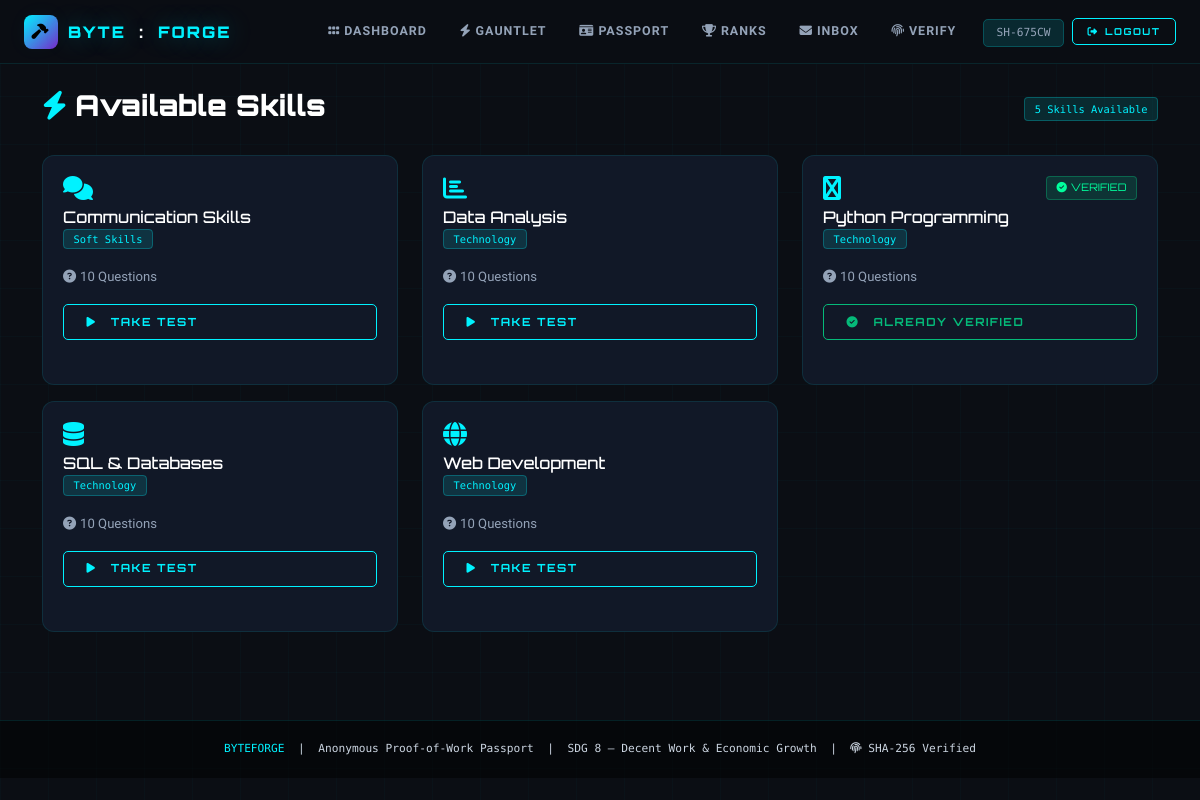
Page /worker/skills (signed in) on the committed database.
### models.py (models this page shows, shortened)
class User(UserMixin, db.Model):
    __tablename__ = 'users'
    id = db.Column(db.Integer, primary_key=True)
    name = db.Column(db.String(120), nullable=False)
    email = db.Column(db.String(120), unique=True, nullable=False, index=True)
    password_hash = db.Column(db.String(256), nullable=False)
    role = db.Column(db.String(20), nullable=False, default='worker', index=True)
    anonymous_id = db.Column(db.String(20), unique=True, nullable=True, index=True)
    shadow_score = db.Column(db.Float, default=0.0)
    trust_score = db.Column(db.Float, default=0.0)
    bio = db.Column(db.Text, nullable=True)
    location = db.Column(db.String(120), nullable=True)
    created_at = db.Column(db.DateTime, default=datetime.utcnow, index=True)
    verified_skills = db.relationship('VerifiedSkill', backref='worker', lazy=True, cascade='all, delete-orphan')
    shortlisted_by = db.relationship('Shortlist', foreign_keys='Shortlist.worker_id', backref='worker', lazy=True, cascade='all, delete-orphan')
    shortlisted = db.relationship('Shortlist', foreign_keys='Shortlist.employer_id', backref='employer', lazy=True, cascade='all, delete-orphan')
    sent_messages = db.relationship('Message', foreign_keys='Message.sender_id', backref='sender', lazy=True)
    received_messages = db.relationship('Message', foreign_keys='Message.receiver_id', backref='receiver', lazy=True)

class Skill(db.Model):
    __tablename__ = 'skills'
    id = db.Column(db.Integer, primary_key=True)
    name = db.Column(db.String(120), nullable=False, unique=True)
    category = db.Column(db.String(80), nullable=False, index=True)
    icon = db.Column(db.String(40), nullable=True, default='fa-code')
    questions = db.relationship('Question', backref='skill', lazy=True, cascade='all, delete-orphan')
    verified_skills = db.relationship('VerifiedSkill', backref='skill', lazy=True)

### routes/worker.py (the view)
@worker_bp.route('/skills')
@login_required
@worker_required
def skill_selection():
    all_skills = Skill.query.order_by(Skill.category, Skill.name).all()
    taken_ids = {vs.skill_id for vs in VerifiedSkill.query.filter_by(user_id=current_user.id).all()}
    q_counts = {s.id: Question.query.filter_by(skill_id=s.id).count() for s in all_skills}
    attempt_counts = {}
    for s in all_skills:
        attempt_counts[s.id] = TestAttempt.query.filter_by(user_id=current_user.id, skill_id=s.id).count()
    return render_template('skill_selection.html',
                           skills=all_skills,
                           taken_ids=taken_ids,
                           q_counts=q_counts,
                           attempt_counts=attempt_counts)

### routes/worker.py (called while the page is built)
def worker_required(f):
    @wraps(f)
    def decorated(*args, **kwargs):
        if not current_user.is_authenticated or current_user.role != 'worker':
            flash('Worker access required.', 'danger')
            return redirect(url_for('auth.worker_login'))
        return f(*args, **kwargs)
    return decorated

### templates/skill_selection.html (shortened to what this page needs)
{% extends "base.html" %}
{% block content %}
<div class="d-flex justify-content-between align-items-center mb-4">
    <h2 class="page-title"><i class="fas fa-bolt me-2" style="color: var(--cyan);"></i>Available Skills</h2>
    <span class="badge-cyber">{{ skills|length }} Skills Available</span>
</div>
<div class="row">
    {% for skill in skills %}
    <div class="col-md-6 col-lg-4 mb-3">
        <div class="card h-100">
            <div class="card-body">
                <div class="d-flex align-items-start justify-content-between mb-3">
                    <div>
                        <i class="fas {{ skill.icon }}" style="font-size: 1.5rem; color: var(--cyan); margin-bottom: 0.5rem;"></i>
                        <h5 style="font-family: var(--F); font-size: 1rem; margin: 0; color: var(--text);">{{ skill.name }}</h5>
                        <span class="badge-cyber mt-1">{{ skill.category }}</span>
                    </div>
                    {% if skill.id in taken_ids %}
                        <span class="badge-high"><i class="fas fa-check-circle me-1"></i>VERIFIED</span>
                    {% endif %}
                </div>
                <div class="mb-3">
                    <small class="text-m">
                        <i class="fas fa-question-circle me-1"></i>{{ q_counts[skill.id] }} Questions
                    </small>
                </div>
                {% if skill.id in taken_ids %}
                    <button class="btn-cs w-100" disabled style="opacity: 0.7;">
                        <i class="fas fa-check-circle me-2"></i>Already Verified
                    </button>
                {% elif q_counts[skill.id] == 0 %}
                    <button class="btn-c w-100" disabled style="opacity: 0.5;">
                        <i class="fas fa-clock me-2"></i>Coming Soon
                    </button>
                {% else %}
                    <a href="/worker/test/{{ skill.id }}" class="btn-c w-100">
                        <i class="fas fa-play me-2"></i>Take Test
                    </a>
                {% endif %}
            </div>
        </div>
    </div>
    {% endfor %}
</div>
{% endblock %}

### templates/base.html (shortened to what this page needs)
<!DOCTYPE html>
<html lang="en">
<head>
  <link href="https://cdn.jsdelivr.net/npm/bootstrap@5.3.3/dist/css/bootstrap.min.css" rel="stylesheet"/>
  <link href="https://cdnjs.cloudflare.com/ajax/libs/font-awesome/6.5.0/css/all.min.css" rel="stylesheet"/>
</head>
<body>
<nav class="navbar navbar-expand-lg">
  <div class="container-fluid px-3 px-lg-4">
    <a class="navbar-brand" href="/">
      <div class="brand-shield"><i class="fas fa-hammer"></i></div>
      BYTE<span style="color:#fff;margin:0 3px">:</span>FORGE
    </a>
    <div class="collapse navbar-collapse" id="navMain">
      <ul class="navbar-nav ms-auto align-items-center gap-1 py-2 py-lg-0">
        {% if current_user.is_authenticated %}
          {% if current_user.role == 'worker' %}
            <li class="nav-item"><a class="nav-link" href="/worker/dashboard"><i class="fas fa-grip-horizontal me-1"></i>Dashboard</a></li>
            <li class="nav-item"><a class="nav-link" href="/worker/skills"><i class="fas fa-bolt me-1"></i>Gauntlet</a></li>
            <li class="nav-item"><a class="nav-link" href="/worker/passport"><i class="fas fa-id-card me-1"></i>Passport</a></li>
            <li class="nav-item"><a class="nav-link" href="/worker/leaderboard"><i class="fas fa-trophy me-1"></i>Ranks</a></li>
            <li class="nav-item"><a class="nav-link" href="/worker/inbox"><i class="fas fa-envelope me-1"></i>Inbox</a></li>
          {% endif %}
          <li class="nav-item"><a class="nav-link" href="/verify"><i class="fas fa-fingerprint me-1"></i>Verify</a></li>
          <li class="nav-item ms-2">
            <span style="font-family:var(--M);font-size:.7rem;color:var(--muted);padding:.4rem .8rem;background:var(--cyan-dim);border:1px solid var(--border2);border-radius:5px;">
              {{ current_user.anonymous_id or current_user.name[:12] }}
            </span>
          </li>
          <li class="nav-item ms-1">
            <a class="btn-c" href="/logout" style="padding:.35rem .9rem; font-size:.6rem;"><i class="fas fa-sign-out-alt"></i> Logout</a>
          </li>
        {% endif %}
      </ul>
    </div>
  </div>
</nav>
<main class="container py-4">
{% block content %}{% endblock %}
</main>
<footer>
  <div class="container">
    <span class="text-c">BYTEFORGE</span> &nbsp;|&nbsp;
    Anonymous Proof-of-Work Passport &nbsp;|&nbsp;
    SDG 8 — Decent Work &amp; Economic Growth &nbsp;|&nbsp;
    <i class="fas fa-fingerprint"></i> SHA-256 Verified
  </div>
</footer>
</body>
</html>

### templates/base.html (style rules this page uses)
:root { --bg: #0b0e14; --bg2: #0f1520; --bg3: #111827; --bg4: #151f30; --cyan: #00f2ff; --cyan-dim: rgba(0,242,255,.12); --cyan-glow: 0 0 24px rgba(0,242,255,.35); --pink: #ff006e; --pink-dim: rgba(255,0,110,.12); --pink-glow: 0 0 24px rgba(255,0,110,.35); --purple: #7928ca; --green: #00ff9d; --yellow: #ffd60a; --red: #ff3860; --text: #e2e8f0; --muted: #94a3b8; --border: rgba(0,242,255,.10); --border2: rgba(0,242,255,.20); --F: 'Orbitron', monospace; --M: 'Share Tech Mono', monospace; --B: 'Rajdhani', sans-serif; }
* { box-sizing: border-box; margin: 0; padding: 0; }
html { scroll-behavior: smooth; }
body { background: var(--bg); color: var(--text); font-family: var(--B); font-size: 15px; min-height: 100vh; overflow-x: hidden; }
body::before { content: ''; position: fixed; inset: 0; z-index: 0; pointer-events: none; background-image: linear-gradient(rgba(0,242,255,.025) 1px, transparent 1px), linear-gradient(90deg, rgba(0,242,255,.025) 1px, transparent 1px); background-size: 48px 48px; }
main { position: relative; z-index: 1; }
.navbar { background: rgba(11,14,20,.97) !important; border-bottom: 1px solid var(--border); backdrop-filter: blur(20px); padding: .6rem 0; position: sticky; top: 0; z-index: 1000; }
.navbar-brand { font-family: var(--F); font-weight: 900; font-size: 1rem; color: var(--cyan) !important; letter-spacing: 2px; text-shadow: var(--cyan-glow); display: flex; align-items: center; gap: 10px; }
.brand-shield { width: 34px; height: 34px; border-radius: 8px; background: linear-gradient(135deg, var(--cyan), var(--purple)); display: flex; align-items: center; justify-content: center; color: #000; font-size: .95rem; }
.nav-link { font-family: var(--B); font-weight: 600; font-size: .78rem; letter-spacing: 1px; text-transform: uppercase; color: var(--muted) !important; padding: .45rem .9rem !important; border-radius: 5px; transition: color .2s, background .2s; }
.card { background: var(--bg3); border: 1px solid var(--border); border-radius: 12px; transition: border-color .3s, box-shadow .3s; margin-bottom: 1.5rem; }
.card-body { padding: 1.25rem; }
.btn-c, .btn-cp, .btn-cd, .btn-cs { display: inline-flex; align-items: center; gap: .4rem; font-family: var(--F); font-size: .7rem; font-weight: 700; letter-spacing: 1.5px; text-transform: uppercase; padding: .55rem 1.4rem; border-radius: 5px; border: 1px solid; cursor: pointer; text-decoration: none; transition: all .25s; white-space: nowrap; background: transparent; }
.btn-c { border-color: var(--cyan); color: var(--cyan); }
.btn-cs { border-color: var(--green); color: var(--green); }
.badge-high { background: rgba(0,255,157,.12); color: var(--green); border: 1px solid rgba(0,255,157,.25); font-family: var(--F); font-size: .65rem; padding: .2rem .6rem; border-radius: 4px; }
.badge-cyber { background: var(--cyan-dim); color: var(--cyan); border: 1px solid rgba(0,242,255,.25); font-family: var(--M); font-size: .65rem; padding: .2rem .6rem; border-radius: 4px; }
.page-title { font-family: var(--F); font-weight: 900; font-size: 1.8rem; color: #ffffff !important; }
.text-c { color: var(--cyan) !important; }
.text-m { color: var(--muted) !important; }
p, li, span, div { color: #cbd5e1; }
strong, b, h1, h2, h3, h4, h5, h6 { color: #ffffff !important; }
footer { position: relative; z-index: 1; background: rgba(0,0,0,.5); border-top: 1px solid var(--border); padding: 1.25rem 0; text-align: center; font-family: var(--M); font-size: .7rem; color: var(--muted); margin-top: 3rem; }

### rows in the picture
User: anonymous "SH-675CW"
Skill: name "Communication Skills", category "Soft Skills", q_counts "10"
Skill: name "Data Analysis", category "Technology", q_counts "10"
Skill: name "Python Programming", category "Technology", shows "VERIFIED", q_counts "10", shows "ALREADY VERIFIED"
Skill: name "SQL & Databases", category "Technology", q_counts "10"
Skill: name "Web Development", category "Technology", q_counts "10"

### other values in the picture
{{ skills|length }} "5"
